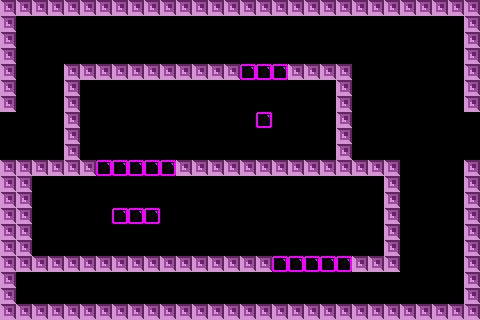

A level layout from a 2D game, rendered from its tile map. Below: a short description, then the map file with tile-grid data replaced by summaries:
An orthogonal 30x20 tile map with 16x16 px tiles, 2 tile layers (bricks, solidbricks), 4 tilesets and 17 objects (6x PowerUpSpawnPoint, 3x StarInGameCurrency, 2x diagonalFlyerSpawnPoint, 2x hidgonSpawnPoint, SpawnPoint, ...).

<map version="1.0" orientation="orthogonal" width="30" height="20" tilewidth="16" tileheight="16">
 <tileset firstgid="1" name="TileSetTemplate" tilewidth="16" tileheight="16">
  <image source="TileSetTemplate.png" width="64" height="64" />
 </tileset>
 <tileset firstgid="17" name="TileSetTemplateSolid" tilewidth="16" tileheight="16">
  <image source="TileSetTemplateSolid.png" width="64" height="64" />
 </tileset>
 <tileset firstgid="33" name="Tile I (1)" tilewidth="16" tileheight="16">
  <image source="Tile I (1).png" width="16" height="16" />
 </tileset>
 <tileset firstgid="34" name="Tile 7 Pink" tilewidth="16" tileheight="16">
  <image source="Tile 7 Pink.png" width="16" height="16" />
 </tileset>
 <layer name="bricks" width="30" height="20">
  <data>[600 cells, 17 non-empty, 1 distinct tile ids]</data>
 </layer>
 <layer name="solidbricks" width="30" height="20">
  <data>[600 cells, 163 non-empty, 1 distinct tile ids]</data>
 </layer>
 <objectgroup name="Objects" width="30" height="20">
  <object x="441" y="107" height="1" />
  <object name="diagonalFlyerSpawnPoint" x="408" y="82">
   <properties>
    <property name="diagonalFlyerSpawnPoint" value="1" />
   </properties>
  </object>
  <object name="hidgonSpawnPoint" x="147" y="244">
   <properties>
    <property name="hidgonSpawnPoint" value="1" />
   </properties>
  </object>
  <object name="SpawnPoint" x="60" y="290">
   <properties>
    <property name="SpawnPoing" value="1" />
   </properties>
  </object>
  <object name="StarInGameCurrency" x="58" y="233">
   <properties>
    <property name="StarInGameCurrency" value="1" />
   </properties>
  </object>
  <object name="StarInGameCurrency" x="405" y="61">
   <properties>
    <property name="StarInGameCurrency" value="1" />
   </properties>
  </object>
  <object name="PowerUpSpawnPoint" x="365" y="125">
   <properties>
    <property name="PowerUpSpawnPoint" value="0" />
   </properties>
  </object>
  <object name="PowerUpSpawnPoint" x="383" y="126">
   <properties>
    <property name="PowerUpSpawnPoint" value="1" />
   </properties>
  </object>
  <object name="PowerUpSpawnPoint" x="363" y="143">
   <properties>
    <property name="PowerUpSpawnPoint" value="2" />
   </properties>
  </object>
  <object name="PowerUpSpawnPoint" x="382" y="143">
   <properties>
    <property name="PowerUpSpawnPoint" value="3" />
   </properties>
  </object>
  <object name="PowerUpSpawnPoint" x="364" y="104">
   <properties>
    <property name="PowerUpSpawnPoint" value="4" />
   </properties>
  </object>
  <object name="PowerUpSpawnPoint" x="384" y="104">
   <properties>
    <property name="PowerUpSpawnPoint" value="5" />
   </properties>
  </object>
  <object name="hidgonSpawnPoint" x="211" y="147">
   <properties>
    <property name="hidgonSpawnPoint" value="1" />
   </properties>
  </object>
  <object name="StarInGameCurrency" x="320" y="130">
   <properties>
    <property name="StarInGameCurrency" value="1" />
   </properties>
  </object>
  <object name="diagonalFlyerSpawnPoint" x="46" y="44">
   <properties>
    <property name="diagonalFlyerSpawnPoint" value="1" />
   </properties>
  </object>
  <object name="ExitDoor" x="434" y="276">
   <properties>
    <property name="ExitDoor" value="1" />
   </properties>
  </object>
  <object name="TimeBomb" x="33" y="61">
   <properties>
    <property name="TimeBomb" value="1" />
   </properties>
  </object>
 </objectgroup>
</map>